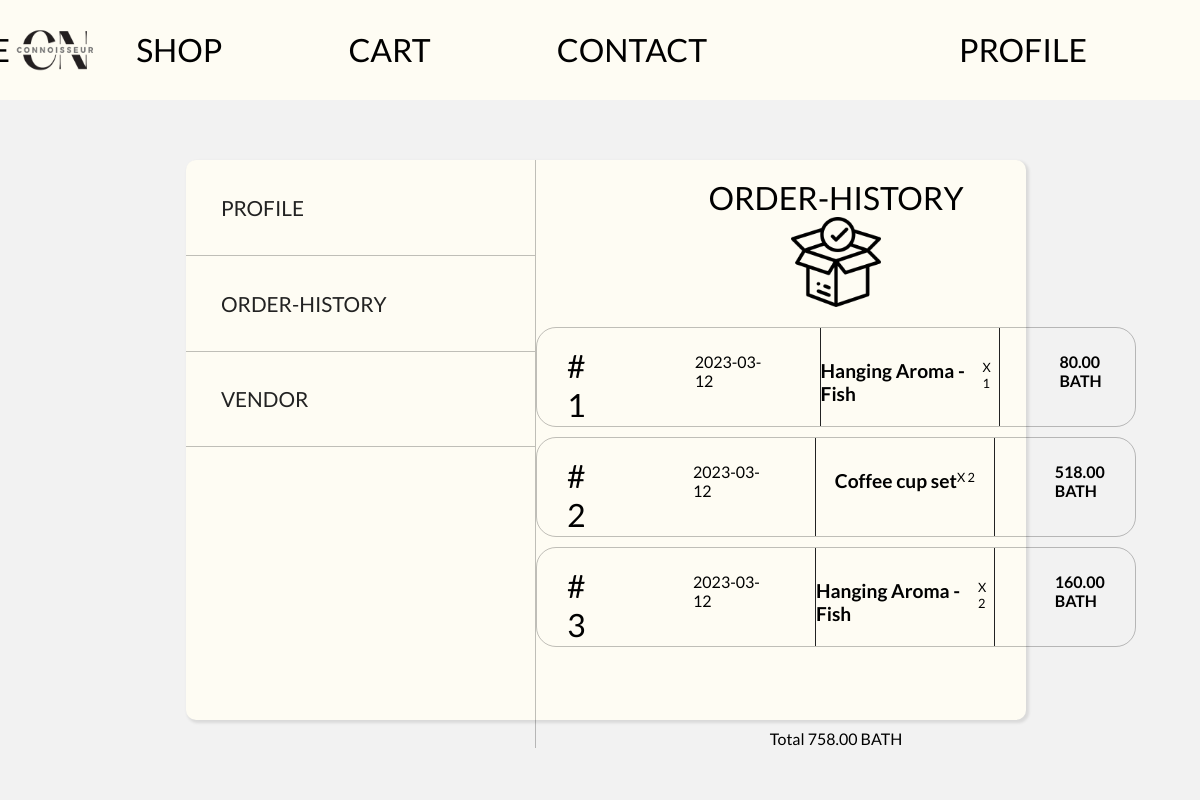
Screenshot of /order-history.php (signed in) with the database file from the repository.
### tables this page shows
CREATE TABLE `order_head` (
  `id` int(11) NOT NULL,
  `customer_id` int(11) NOT NULL,
  `date` date NOT NULL,
  `total` int(255) NOT NULL,
  `address` varchar(255) NOT NULL,
  `phone` int(100) NOT NULL,
  `email` varchar(255) NOT NULL
);

### order-history.php (the view, shortened to what this page needs)
<?php require "header_index.php";
$customer_id = $_SESSION['customer_id'];
$query = "SELECT
date,
oh.id as order_id,
od.sub_total,
od.product_id,
count(od.id) as product_count,
qty,
p.product_name
FROM order_head as oh
JOIN order_detail as od on oh.id = od.order_head_id
JOIN product as p on od.product_id = p.id
WHERE customer_id = $customer_id
GROUP BY oh.id, oh.total, od.product_id, p.product_name ORDER BY date desc";
$result = mysqli_query($connect, $query);
$sql_row =mysqli_num_rows($result);
$total =0;
$i = 1;
?>
<!DOCTYPE html>
<html lang="en">
<head>
    <link rel="stylesheet" href="css/order-history.css" />
</head>
<body>
    <main>
        <div class="Box">
            <div class="nav-bar">
                <div class="profile"> <a href="profile.php">profile</a></div>
                <div class="order-history"><a href="order-history.php">order-history</a></div>
                <div class="order-history"><a href="dashboard.php">Vendor</a></div>
            </div>
            <form action="saveprofile.php">
                <div class="profile-side">
                    <div class="head">ORDER-HISTORY </div>
                    <img src="image/package.png" alt="">
                    <div class="scroll">
                        <div class="container-box">
                            <?php while($row= mysqli_fetch_assoc($result) and $i <= $sql_row) {?>
                            <div class="product-box">
                                <div class="order-title"># <?php  echo $i;?></div>
                                <div class="date"> <?php echo $row['date']?></div>
                                <div class="product">
                                    <div class="product-name">
                                        <div class="sub-name"><?php echo $row['product_name']?></div> X
                                        <?php echo $row['qty']?>
                                    </div>
                                </div>
                                <div class="all-total"> <?php echo number_format($row['sub_total'],2);?> BATH</div>
                            </div>
                            <?php $total += $row['sub_total'];
                          $i++ ;} ?>
                        </div>
                    </div>
                    <div class="sum-all-total">Total <?php echo number_format($total,2);?> BATH</div>
            </form>
        </div>
</body>
</html>

### css/header_indexx.css (style rules this page uses)
body { background-color: #F2F2F2; font-family: 'Space Grotesk', sans-serif; height: 10vh; }
* { padding: 0; margin: 0; text-decoration: none; list-style: none; box-sizing: border-box; }

### css/order-history.css (style rules this page uses)
* { margin: 0; box-sizing: border-box; font-family: 'Lato', sans-serif; }
main { background-color: #F2F2F2; display: flex; justify-content: center; align-items: center; }
.Box { margin: 5%; height: 70vh; width: 70vw; background-color: #FEFCF3; border-radius: 10px; display: grid; grid-template-columns: 350px 1fr; margin-left: 6%; box-shadow: 2px 2px 3px 1px rgba(0, 0, 0, 0.1); }
a { color: #222; }
.nav-bar { border-right:1px solid rgba(0, 0, 0, 0.247); }
.profile { text-transform: uppercase; font-size: 1.3rem; font-weight: 400; border-bottom: 1px solid rgba(0, 0, 0, 0.247); padding: 10%; }
.order-history { text-transform: uppercase; font-size: 1.3rem; font-weight: 400; padding: 10%; border-bottom: 1px solid rgba(0, 0, 0, 0.247); }
.profile-side { display: flex; flex-direction: column; align-items: center; }
.head { font-size: 2rem; text-transform: uppercase; font-weight: 400; margin-top: 3%; margin-bottom: 5%; }
.product-box { position: relative; display: flex; border: 1px solid rgba(0, 0, 0, 0.247); border-radius: 20px; min-width: 50vw; min-height: 100px; margin-top: 10px; }
.order-title { margin-left: 5%; margin-top: 3%; font-size: 2rem; }
img { margin-top: -30px; width: 90px; height: 90px; margin-bottom: 10px ; }
.date { margin-left: 15%; margin-top: 4%; }
.product { border-left: #222 solid 1px; border-right: #222 solid 1px; margin-left: 50px; min-width: 15vw; display: flex; flex-direction: column; align-items: center; padding-top: 10px; padding-bottom: 10px; }
.product-name { display: flex; margin-top: 12%; font-size: .8rem; }
.all-total { margin-left: 10%; margin-top: 4%; font-weight: 600; }
.container-box { display: flex; flex-direction: column; flex: 1; overflow-y: auto; }
.scroll { max-width: 100%; height: 400px; min-height: 0; display: flex; flex-direction: column; }
.sub-name { font-weight: 600; font-size: 1.2rem; }
.sum-all-total { margin-top: 2%; }

### rows the page displays
order_head: date "2023-03-12", product_name "Hanging Aroma - Fish", qty "1", sub_total "80.00", product_name "Coffee cup set", qty "2", sub_total "518.00"
order_head: date "2023-03-12", product_name "Hanging Aroma - Fish", qty "2", sub_total "160.00"

### other values shown
$total "758.00"
